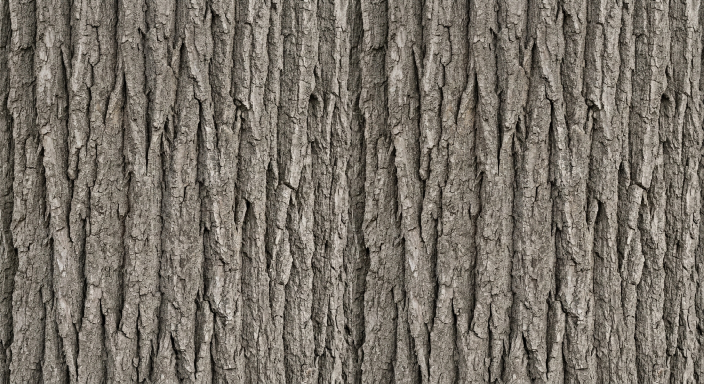
#> input picture ArtSource/_Archive/Iteration12/bark.jpg, 1408 x 768 px, given in place of stone.jpg, which was not available (shown at 1/2 size)
$ python refine_materials_v7.py
#> lines starting #> are read from the running program, lines starting #| are printed output that depends on the picture; pictures that were not available may be replaced by others from this repository, and a replacement may not be noted
"""Iteration 12. Bare-hand surfaces the player sees in the first minutes are rebuilt
from nine new AI image masters (ArtSource/Textures/Iteration12): stone, cobblestone,
gravel, dirt, grass, bark, planks, sand, leaves. Masonry / ore derivatives stay
consistent with the new stone so adjacent blocks do not clash.

Conventions are unchanged: 512px seamless tiles, albedo JPEG q95 4:4:4,
lossless packed mask (R metallic, G AO, B height, A smoothness), normal maps
estimated from luminance. Run LAST: after refine_materials_v4/v5,
build_materials_v6 and build_living_materials.

Icons are re-rendered from the shared catalog, so after editing textures:
  python Tools/build_voxel_items.py && python Tools/build_era_v9_assets.py
The second step re-appends the sculpted 190..195/666 models; running only the
first one truncates the catalog and check_content.py rejects it.
"""
from pathlib import Path
import json
import numpy as np
from PIL import Image

R = Path(__file__).resolve().parents[1]
OUT = R / 'Assets/Art/PBR'
SRC = R / 'ArtSource/Textures/Iteration12'
N = 512
rng = np.random.default_rng(1212)
Y, X = np.mgrid[0:N, 0:N]


def master(name, zoom=1.0, roll=0):
    """Centre-crop a master to square, optional zoom-in, then resample to 512."""
#> called with name = 'stone', zoom = 1, roll = 0
    im = Image.open(SRC / (name + '.jpg')).convert('RGB')
#> im is the input picture: PIL image 1408x768 RGB; mean R, G, B 119.1, 112, 102.4
    w, h = im.size
#> w = 1408; h = 768
    side = int(min(w, h) / zoom)
#> side = 768
    x0 = (w - side) // 2
#> x0 = 320
    y0 = (h - side) // 2
#> y0 = 0
    im = im.crop((x0, y0, x0 + side, y0 + side)).resize((N, N), Image.Resampling.LANCZOS)
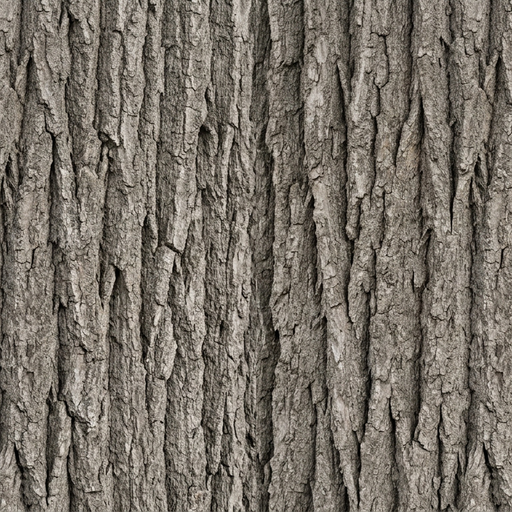
#> im: PIL image 512x512 RGB; mean R, G, B 119.3, 112.1, 102.5
    a = np.asarray(im, float) / 255
    return np.roll(a, roll, axis=(0, 1)) if roll else a


def gblur(a, sigma):
    """Gaussian blur in the frequency domain: wraps, so tiling stays exact."""
#> called with sigma = 0.35
    if sigma <= 0:
        return a
    ky = np.fft.fftfreq(a.shape[0])[:, None]
#> ky = 512 values, max 0.498 at index 255, min -0.5 at index 256, mean -0.000977
    kx = np.fft.rfftfreq(a.shape[1])[None, :]
    g = np.exp(-2 * np.pi ** 2 * sigma ** 2 * (kx * kx + ky * ky))
    if a.ndim == 2:
        return np.fft.irfft2(np.fft.rfft2(a) * g, s=a.shape)
    out = np.empty_like(a)
    for c in range(a.shape[2]):
        out[:, :, c] = np.fft.irfft2(np.fft.rfft2(a[:, :, c]) * g, s=a.shape[:2])
    return out


# [35 lines left out: functions fnoise, tileable, not called in this run]


def saturate(a, amount):
#> called with amount = 1.04
    lum = a @ np.array([.2126, .7152, .0722])
    return np.clip(lum[..., None] + (a - lum[..., None]) * amount, 0, 1)


def contrast(a, amount, pivot=.5):
#> called with amount = 1.16, pivot = 0.5
    return np.clip((a - pivot) * amount + pivot, 0, 1)


files = []
count = 0


# [26 lines left out: function emit, not called in this run]


# ---------------------------------------------------------------- hero surfaces
stone = contrast(saturate(gblur(master('stone'), .35), 1.04), 1.16)
cobble = master('cobblestone', zoom=1.9)
#> call 2 of master, with name = 'cobblestone', zoom = 1.9, roll = 0
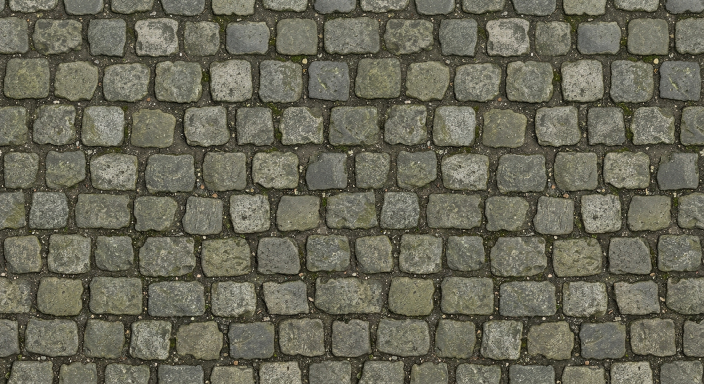
#> input picture ArtSource/_Archive/Iteration12/cobblestone.jpg, 1408 x 768 px, found by its file name (shown at 1/2 size)
#> in master, im is the input picture: PIL image 1408x768 RGB; mean R, G, B 104.5, 103.1, 86.9
gravel = master('gravel', zoom=2.6)
dirt = np.clip(saturate(master('dirt'), 1.05) * 1.16, 0, 1)
#> call 4 of master, with name = 'dirt', zoom = 1, roll = 0
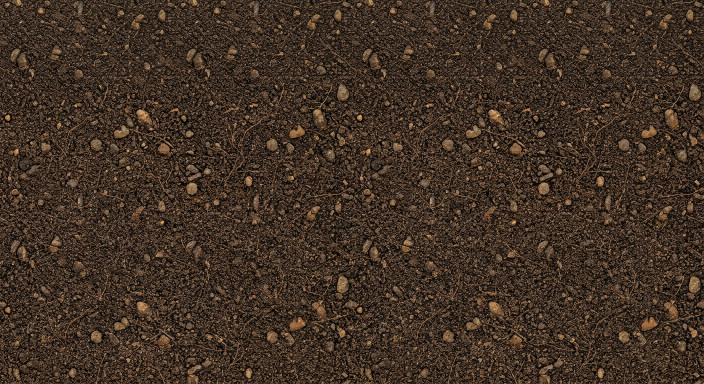
#> input picture ArtSource/_Archive/Iteration12/dirt.jpg, 1408 x 768 px, found by its file name (shown at 1/2 size)
#> in master, im is the input picture: PIL image 1408x768 RGB; mean R, G, B 66.2, 50, 37.4
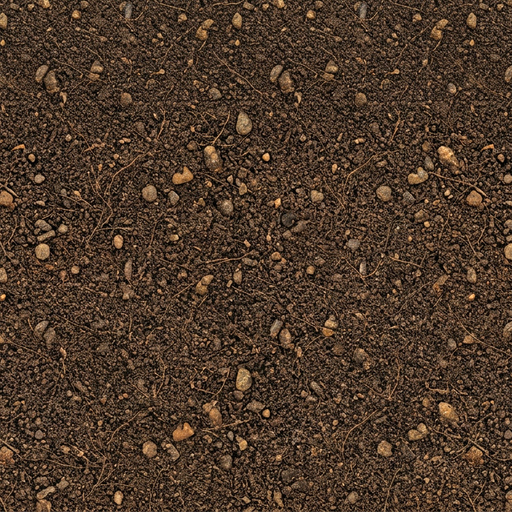
#> dirt: shape (512, 512, 3) float64; mean of channels 0, 1, 2 0.305, 0.227, 0.168; drawn as R, G, B
grass = contrast(saturate(master('grass'), .62), 1.04) * .95
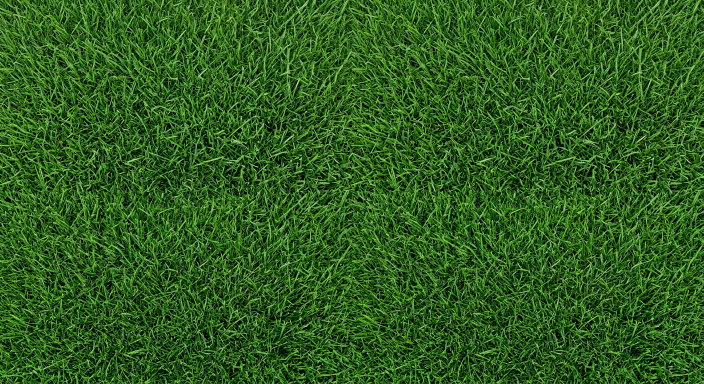
#> input picture ArtSource/_Archive/Iteration12/grass.jpg, 1408 x 768 px, found by its file name (shown at 1/2 size)
#> in master, im is the input picture: PIL image 1408x768 RGB; mean R, G, B 47.4, 94, 29.8
#> call 3 of saturate, with amount = 0.62
#> in saturate (call 3), `return np.clip(lum[..., None] + (a - lum[..., None]) * amount, 0, 1)`:
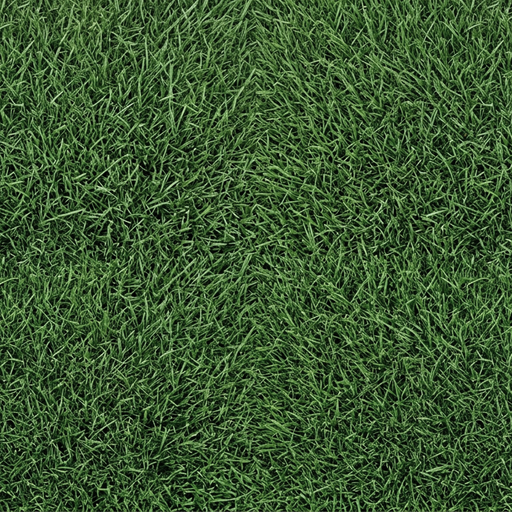
#> returned value: shape (512, 512, 3) float64; mean of channels 0, 1, 2 0.234, 0.346, 0.192; drawn as R, G, B
bark = master('bark')
sand = contrast(saturate(master('sand'), .92), 1.05)
#> call 4 of saturate, with amount = 0.92
#> in saturate (call 4), `lum = a @ np.array([.2126, .7152, .0722])`:
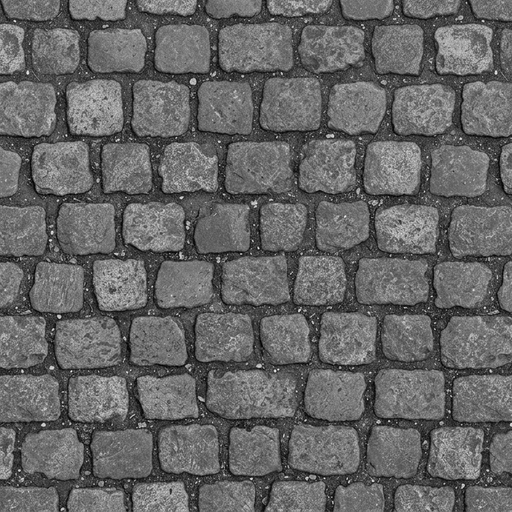
#> lum: shape (512, 512) float64; min 0, max 0.956, mean 0.401
#> (the run stopped early here; a loop or call above may not have finished)
